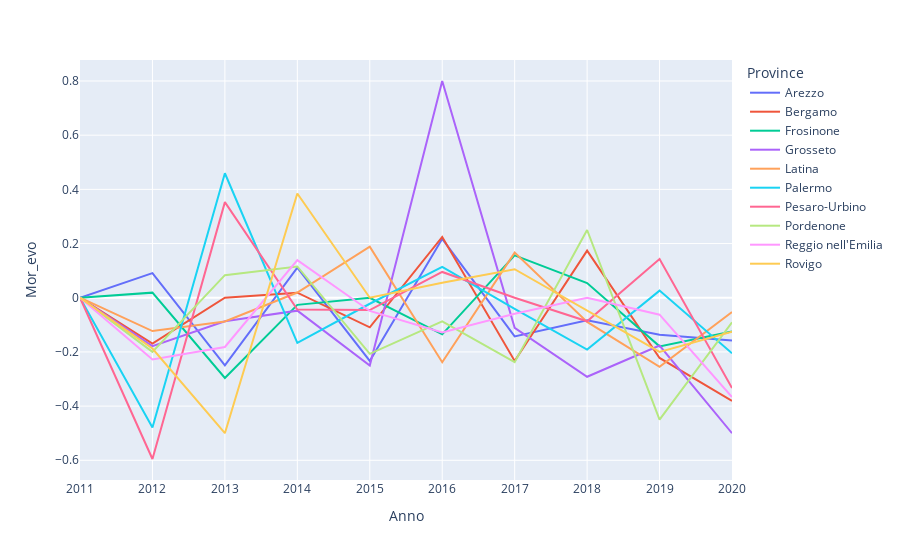

Notebook cell for this chart:
### Code cell
# Let's display best 10 provinces
fig = px.line(ISTAT_car_acc.join(Bottom10,
                                 how='inner'),
              x="Anno", 
              y="Mor_evo", 
              color='Province')
fig.show()
# Even in this case trend is stable from 2011 to 2019 and then there is a sudden decrease for all provinces in 2020

### Figure 1 — Plotly figure (JSON) as saved in the notebook; plotly's stock layout.template omitted (floating-point values rounded to 4 significant figures)
{"data": [{"hovertemplate": "Province=Arezzo<br>Anno=%{x}<br>Mor_evo=%{y}<extra></extra>", "legendgroup": "Arezzo", "line": {"color": "#636efa", "dash": "solid"}, "mode": "lines", "name": "Arezzo", "orientation": "v", "showlegend": true, "type": "scatter", "x": [2011, 2012, 2013, 2014, 2015, 2016, 2017, 2018, 2019, 2020], "xaxis": "x", "y": [0, 0.09091, -0.25, 0.1111, -0.2333, 0.2174, -0.1429, -0.08333, -0.1364, -0.1579], "yaxis": "y"}, {"hovertemplate": "Province=Bergamo<br>Anno=%{x}<br>Mor_evo=%{y}<extra></extra>", "legendgroup": "Bergamo", "line": {"color": "#EF553B", "dash": "solid"}, "mode": "lines", "name": "Bergamo", "orientation": "v", "showlegend": true, "type": "scatter", "x": [2011, 2012, 2013, 2014, 2015, 2016, 2017, 2018, 2019, 2020], "xaxis": "x", "y": [0, -0.1692, 0, 0.01852, -0.1091, 0.2245, -0.2333, 0.1739, -0.2222, -0.381], "yaxis": "y"}, {"hovertemplate": "Province=Frosinone<br>Anno=%{x}<br>Mor_evo=%{y}<extra></extra>", "legendgroup": "Frosinone", "line": {"color": "#00cc96", "dash": "solid"}, "mode": "lines", "name": "Frosinone", "orientation": "v", "showlegend": true, "type": "scatter", "x": [2011, 2012, 2013, 2014, 2015, 2016, 2017, 2018, 2019, 2020], "xaxis": "x", "y": [0, 0.01887, -0.2963, -0.02632, 0, -0.1351, 0.1562, 0.05405, -0.1795, -0.125], "yaxis": "y"}, {"hovertemplate": "Province=Grosseto<br>Anno=%{x}<br>Mor_evo=%{y}<extra></extra>", "legendgroup": "Grosseto", "line": {"color": "#ab63fa", "dash": "solid"}, "mode": "lines", "name": "Grosseto", "orientation": "v", "showlegend": true, "type": "scatter", "x": [2011, 2012, 2013, 2014, 2015, 2016, 2017, 2018, 2019, 2020], "xaxis": "x", "y": [0, -0.1786, -0.08696, -0.04762, -0.25, 0.8, -0.1111, -0.2917, -0.1765, -0.5], "yaxis": "y"}, {"hovertemplate": "Province=Latina<br>Anno=%{x}<br>Mor_evo=%{y}<extra></extra>", "legendgroup": "Latina", "line": {"color": "#FFA15A", "dash": "solid"}, "mode": "lines", "name": "Latina", "orientation": "v", "showlegend": true, "type": "scatter", "x": [2011, 2012, 2013, 2014, 2015, 2016, 2017, 2018, 2019, 2020], "xaxis": "x", "y": [0, -0.1231, -0.08772, 0.01923, 0.1887, -0.2381, 0.1667, -0.08929, -0.2549, -0.05263], "yaxis": "y"}, {"hovertemplate": "Province=Palermo<br>Anno=%{x}<br>Mor_evo=%{y}<extra></extra>", "legendgroup": "Palermo", "line": {"color": "#19d3f3", "dash": "solid"}, "mode": "lines", "name": "Palermo", "orientation": "v", "showlegend": true, "type": "scatter", "x": [2011, 2012, 2013, 2014, 2015, 2016, 2017, 2018, 2019, 2020], "xaxis": "x", "y": [0, -0.4789, 0.4595, -0.1667, -0.02222, 0.1136, -0.04082, -0.1915, 0.02632, -0.2051], "yaxis": "y"}, {"hovertemplate": "Province=Pesaro-Urbino<br>Anno=%{x}<br>Mor_evo=%{y}<extra></extra>", "legendgroup": "Pesaro-Urbino", "line": {"color": "#FF6692", "dash": "solid"}, "mode": "lines", "name": "Pesaro-Urbino", "orientation": "v", "showlegend": true, "type": "scatter", "x": [2011, 2012, 2013, 2014, 2015, 2016, 2017, 2018, 2019, 2020], "xaxis": "x", "y": [0, -0.5952, 0.3529, -0.04348, -0.04545, 0.09524, 0, -0.08696, 0.1429, -0.3333], "yaxis": "y"}, {"hovertemplate": "Province=Pordenone<br>Anno=%{x}<br>Mor_evo=%{y}<extra></extra>", "legendgroup": "Pordenone", "line": {"color": "#B6E880", "dash": "solid"}, "mode": "lines", "name": "Pordenone", "orientation": "v", "showlegend": true, "type": "scatter", "x": [2011, 2012, 2013, 2014, 2015, 2016, 2017, 2018, 2019, 2020], "xaxis": "x", "y": [0, -0.2, 0.08333, 0.1154, -0.2069, -0.08696, -0.2381, 0.25, -0.45, -0.09091], "yaxis": "y"}, {"hovertemplate": "Province=Reggio nell'Emilia<br>Anno=%{x}<br>Mor_evo=%{y}<extra></extra>", "legendgroup": "Reggio nell'Emilia", "line": {"color": "#FF97FF", "dash": "solid"}, "mode": "lines", "name": "Reggio nell'Emilia", "orientation": "v", "showlegend": true, "type": "scatter", "x": [2011, 2012, 2013, 2014, 2015, 2016, 2017, 2018, 2019, 2020], "xaxis": "x", "y": [0, -0.2281, -0.1818, 0.1389, -0.04878, -0.1282, -0.05882, 0, -0.0625, -0.3667], "yaxis": "y"}, {"hovertemplate": "Province=Rovigo<br>Anno=%{x}<br>Mor_evo=%{y}<extra></extra>", "legendgroup": "Rovigo", "line": {"color": "#FECB52", "dash": "solid"}, "mode": "lines", "name": "Rovigo", "orientation": "v", "showlegend": true, "type": "scatter", "x": [2011, 2012, 2013, 2014, 2015, 2016, 2017, 2018, 2019, 2020], "xaxis": "x", "y": [0, -0.1875, -0.5, 0.3846, 0, 0.05556, 0.1053, -0.04762, -0.2, -0.125], "yaxis": "y"}], "layout": {"legend": {"title": {"text": "Province"}, "tracegroupgap": 0}, "margin": {"t": 60}, "xaxis": {"anchor": "y", "domain": [0, 1], "title": {"text": "Anno"}}, "yaxis": {"anchor": "x", "domain": [0, 1], "title": {"text": "Mor_evo"}}}}
